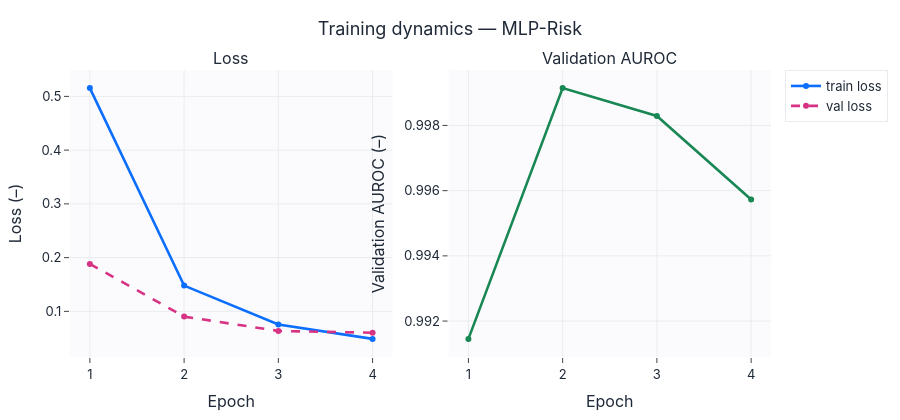
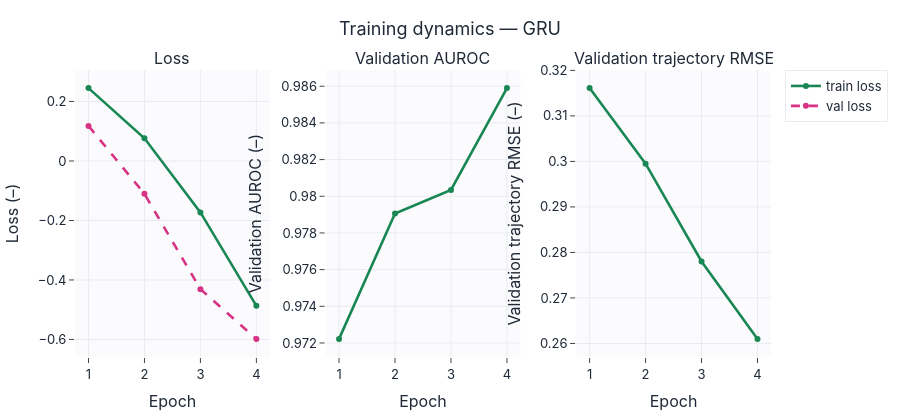
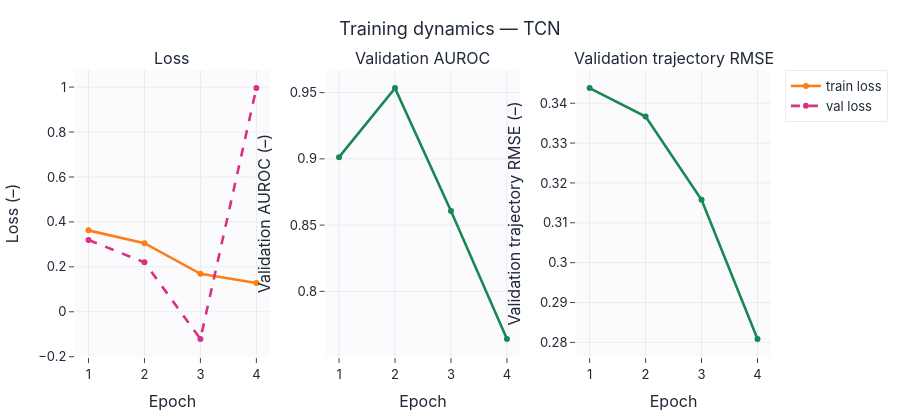
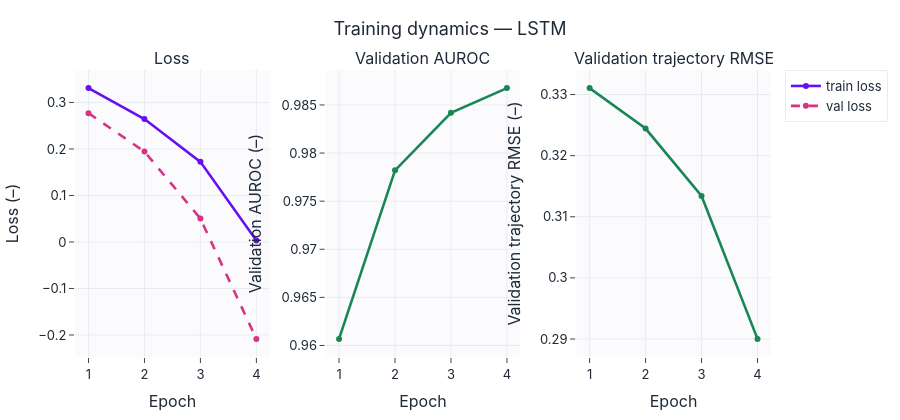

The notebook cell these images were saved under, in order:
### Markdown cell above
## Кривые обучения с метриками

### Code cell
palette = ["#0b6efd", "#198754", "#fd7e14", "#6610f2", "#d63384", "#20c997", "#dc3545", "#0dcaf0", "#ffc107", "#6f42c1"]
colors = {disp: palette[i % len(palette)] for i, disp in enumerate(histories)}
for disp, hist in histories.items():
    training_dashboard(hist, title=f"Training dynamics — {disp}", model_color=colors[disp],
                       save=SAVE_FIGS, fig_id=f"2_1_training_{disp.lower().replace('-', '_')}").show()

### Figure 1 — Plotly figure (JSON) as saved in the notebook; plotly's stock layout.template omitted (floating-point values rounded to 4 significant figures)
{"data": [{"line": {"color": "#0b6efd", "width": 2.6}, "mode": "lines+markers", "name": "train loss", "type": "scatter", "x": [1, 2, 3, 4], "xaxis": "x", "y": [0.5154, 0.1479, 0.07551, 0.04877], "yaxis": "y"}, {"line": {"color": "#d63384", "dash": "dash", "width": 2.6}, "mode": "lines+markers", "name": "val loss", "type": "scatter", "x": [1, 2, 3, 4], "xaxis": "x", "y": [0.1883, 0.09029, 0.06359, 0.06031], "yaxis": "y"}, {"line": {"color": "#198754", "width": 2.6}, "mode": "lines+markers", "name": "Validation AUROC", "showlegend": false, "type": "scatter", "x": [1, 2, 3, 4], "xaxis": "x2", "y": [0.9915, 0.9991, 0.9983, 0.9957], "yaxis": "y2"}], "layout": {"annotations": [{"font": {"size": 16}, "showarrow": false, "text": "Loss", "x": 0.23, "xanchor": "center", "xref": "paper", "y": 1.0, "yanchor": "bottom", "yref": "paper"}, {"font": {"size": 16}, "showarrow": false, "text": "Validation AUROC", "x": 0.77, "xanchor": "center", "xref": "paper", "y": 1.0, "yanchor": "bottom", "yref": "paper"}], "height": 420, "title": {"text": "Training dynamics — MLP-Risk"}, "xaxis": {"anchor": "y", "domain": [0.0, 0.46], "title": {"text": "Epoch"}}, "xaxis2": {"anchor": "y2", "domain": [0.54, 1.0], "title": {"text": "Epoch"}}, "yaxis": {"anchor": "x", "domain": [0.0, 1.0], "title": {"text": "Loss (–)"}}, "yaxis2": {"anchor": "x2", "domain": [0.0, 1.0], "title": {"text": "Validation AUROC (–)"}}}}

### Figure 2 — Plotly figure (JSON) as saved in the notebook; plotly's stock layout.template omitted (floating-point values rounded to 4 significant figures)
{"data": [{"line": {"color": "#198754", "width": 2.6}, "mode": "lines+markers", "name": "train loss", "type": "scatter", "x": [1, 2, 3, 4], "xaxis": "x", "y": [0.245, 0.0761, -0.1729, -0.4869], "yaxis": "y"}, {"line": {"color": "#d63384", "dash": "dash", "width": 2.6}, "mode": "lines+markers", "name": "val loss", "type": "scatter", "x": [1, 2, 3, 4], "xaxis": "x", "y": [0.1177, -0.1105, -0.4308, -0.5982], "yaxis": "y"}, {"line": {"color": "#198754", "width": 2.6}, "mode": "lines+markers", "name": "Validation AUROC", "showlegend": false, "type": "scatter", "x": [1, 2, 3, 4], "xaxis": "x2", "y": [0.9722, 0.9791, 0.9803, 0.9859], "yaxis": "y2"}, {"line": {"color": "#198754", "width": 2.6}, "mode": "lines+markers", "name": "Validation trajectory RMSE", "showlegend": false, "type": "scatter", "x": [1, 2, 3, 4], "xaxis": "x3", "y": [0.3161, 0.2995, 0.278, 0.261], "yaxis": "y3"}], "layout": {"annotations": [{"font": {"size": 16}, "showarrow": false, "text": "Loss", "x": 0.14, "xanchor": "center", "xref": "paper", "y": 1.0, "yanchor": "bottom", "yref": "paper"}, {"font": {"size": 16}, "showarrow": false, "text": "Validation AUROC", "x": 0.5, "xanchor": "center", "xref": "paper", "y": 1.0, "yanchor": "bottom", "yref": "paper"}, {"font": {"size": 16}, "showarrow": false, "text": "Validation trajectory RMSE", "x": 0.86, "xanchor": "center", "xref": "paper", "y": 1.0, "yanchor": "bottom", "yref": "paper"}], "height": 420, "title": {"text": "Training dynamics — GRU"}, "xaxis": {"anchor": "y", "domain": [0.0, 0.28], "title": {"text": "Epoch"}}, "xaxis2": {"anchor": "y2", "domain": [0.36, 0.64], "title": {"text": "Epoch"}}, "xaxis3": {"anchor": "y3", "domain": [0.72, 1.0], "title": {"text": "Epoch"}}, "yaxis": {"anchor": "x", "domain": [0.0, 1.0], "title": {"text": "Loss (–)"}}, "yaxis2": {"anchor": "x2", "domain": [0.0, 1.0], "title": {"text": "Validation AUROC (–)"}}, "yaxis3": {"anchor": "x3", "domain": [0.0, 1.0], "title": {"text": "Validation trajectory RMSE (–)"}}}}

### Figure 3 — Plotly figure (JSON) as saved in the notebook; plotly's stock layout.template omitted (floating-point values rounded to 4 significant figures)
{"data": [{"line": {"color": "#fd7e14", "width": 2.6}, "mode": "lines+markers", "name": "train loss", "type": "scatter", "x": [1, 2, 3, 4], "xaxis": "x", "y": [0.3624, 0.3055, 0.169, 0.1283], "yaxis": "y"}, {"line": {"color": "#d63384", "dash": "dash", "width": 2.6}, "mode": "lines+markers", "name": "val loss", "type": "scatter", "x": [1, 2, 3, 4], "xaxis": "x", "y": [0.3196, 0.2199, -0.1206, 0.9955], "yaxis": "y"}, {"line": {"color": "#198754", "width": 2.6}, "mode": "lines+markers", "name": "Validation AUROC", "showlegend": false, "type": "scatter", "x": [1, 2, 3, 4], "xaxis": "x2", "y": [0.9013, 0.9534, 0.8607, 0.7641], "yaxis": "y2"}, {"line": {"color": "#198754", "width": 2.6}, "mode": "lines+markers", "name": "Validation trajectory RMSE", "showlegend": false, "type": "scatter", "x": [1, 2, 3, 4], "xaxis": "x3", "y": [0.3438, 0.3367, 0.3158, 0.2809], "yaxis": "y3"}], "layout": {"annotations": [{"font": {"size": 16}, "showarrow": false, "text": "Loss", "x": 0.14, "xanchor": "center", "xref": "paper", "y": 1.0, "yanchor": "bottom", "yref": "paper"}, {"font": {"size": 16}, "showarrow": false, "text": "Validation AUROC", "x": 0.5, "xanchor": "center", "xref": "paper", "y": 1.0, "yanchor": "bottom", "yref": "paper"}, {"font": {"size": 16}, "showarrow": false, "text": "Validation trajectory RMSE", "x": 0.86, "xanchor": "center", "xref": "paper", "y": 1.0, "yanchor": "bottom", "yref": "paper"}], "height": 420, "title": {"text": "Training dynamics — TCN"}, "xaxis": {"anchor": "y", "domain": [0.0, 0.28], "title": {"text": "Epoch"}}, "xaxis2": {"anchor": "y2", "domain": [0.36, 0.64], "title": {"text": "Epoch"}}, "xaxis3": {"anchor": "y3", "domain": [0.72, 1.0], "title": {"text": "Epoch"}}, "yaxis": {"anchor": "x", "domain": [0.0, 1.0], "title": {"text": "Loss (–)"}}, "yaxis2": {"anchor": "x2", "domain": [0.0, 1.0], "title": {"text": "Validation AUROC (–)"}}, "yaxis3": {"anchor": "x3", "domain": [0.0, 1.0], "title": {"text": "Validation trajectory RMSE (–)"}}}}

### Figure 4 — Plotly figure (JSON) as saved in the notebook; plotly's stock layout.template omitted (floating-point values rounded to 4 significant figures)
{"data": [{"line": {"color": "#6610f2", "width": 2.6}, "mode": "lines+markers", "name": "train loss", "type": "scatter", "x": [1, 2, 3, 4], "xaxis": "x", "y": [0.3309, 0.2643, 0.1723, 0.003175], "yaxis": "y"}, {"line": {"color": "#d63384", "dash": "dash", "width": 2.6}, "mode": "lines+markers", "name": "val loss", "type": "scatter", "x": [1, 2, 3, 4], "xaxis": "x", "y": [0.2769, 0.1944, 0.0502, -0.2084], "yaxis": "y"}, {"line": {"color": "#198754", "width": 2.6}, "mode": "lines+markers", "name": "Validation AUROC", "showlegend": false, "type": "scatter", "x": [1, 2, 3, 4], "xaxis": "x2", "y": [0.9607, 0.9782, 0.9842, 0.9868], "yaxis": "y2"}, {"line": {"color": "#198754", "width": 2.6}, "mode": "lines+markers", "name": "Validation trajectory RMSE", "showlegend": false, "type": "scatter", "x": [1, 2, 3, 4], "xaxis": "x3", "y": [0.3311, 0.3244, 0.3134, 0.29], "yaxis": "y3"}], "layout": {"annotations": [{"font": {"size": 16}, "showarrow": false, "text": "Loss", "x": 0.14, "xanchor": "center", "xref": "paper", "y": 1.0, "yanchor": "bottom", "yref": "paper"}, {"font": {"size": 16}, "showarrow": false, "text": "Validation AUROC", "x": 0.5, "xanchor": "center", "xref": "paper", "y": 1.0, "yanchor": "bottom", "yref": "paper"}, {"font": {"size": 16}, "showarrow": false, "text": "Validation trajectory RMSE", "x": 0.86, "xanchor": "center", "xref": "paper", "y": 1.0, "yanchor": "bottom", "yref": "paper"}], "height": 420, "title": {"text": "Training dynamics — LSTM"}, "xaxis": {"anchor": "y", "domain": [0.0, 0.28], "title": {"text": "Epoch"}}, "xaxis2": {"anchor": "y2", "domain": [0.36, 0.64], "title": {"text": "Epoch"}}, "xaxis3": {"anchor": "y3", "domain": [0.72, 1.0], "title": {"text": "Epoch"}}, "yaxis": {"anchor": "x", "domain": [0.0, 1.0], "title": {"text": "Loss (–)"}}, "yaxis2": {"anchor": "x2", "domain": [0.0, 1.0], "title": {"text": "Validation AUROC (–)"}}, "yaxis3": {"anchor": "x3", "domain": [0.0, 1.0], "title": {"text": "Validation trajectory RMSE (–)"}}}}
